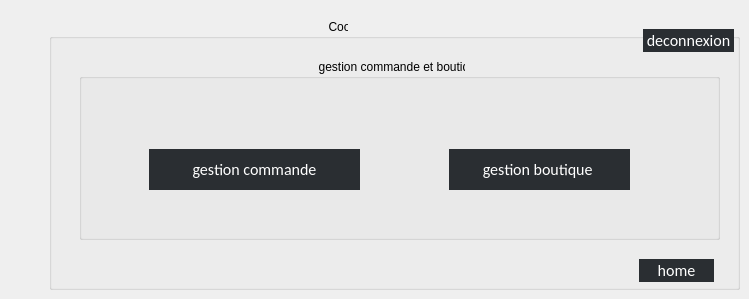
      <widget class="QWidget" name="page">
       <widget class="QGroupBox" name="groupBox">
        <property name="geometry">
         <rect>
          <x>49</x>
          <y>19</y>
          <width>691</width>
          <height>271</height>
         </rect>
        </property>
        <property name="acceptDrops">
         <bool>false</bool>
        </property>
        <property name="title">
         <string>                                                                                    Cookies</string>
        </property>
        <widget class="QPushButton" name="pushButton">
         <property name="geometry">
          <rect>
           <x>594</x>
           <y>10</y>
           <width>91</width>
           <height>23</height>
          </rect>
         </property>
         <property name="styleSheet">
          <string notr="true">QPushButton
{
	background-color: rgb(42, 46, 50);
   border-radius:0px;
	color:#ffffff;
	font-size:16px;
font-family:Calibri;

qproperty-iconSize:35px;

}
QPushButton:hover
{
	background-color:rgb(50, 53, 57);
		color:#ffff99;

}
QPushButton:focus
{
	background-color: rgb(59, 62, 66);
	border-style:solid;
	border-left-width:7px;
	border-color: #ff3333;
	color:#ffff99;
}
</string>
         </property>
         <property name="text">
          <string>deconnexion</string>
         </property>
        </widget>
        <widget class="QGroupBox" name="groupBox_2">
         <property name="geometry">
          <rect>
           <x>30</x>
           <y>40</y>
           <width>641</width>
           <height>181</height>
          </rect>
         </property>
         <property name="autoFillBackground">
          <bool>false</bool>
         </property>
         <property name="styleSheet">
          <string notr="true"/>
         </property>
         <property name="title">
          <string>                                                                        gestion commande et boutique </string>
         </property>
         <property name="flat">
          <bool>false</bool>
         </property>
         <property name="checkable">
          <bool>false</bool>
         </property>
         <property name="checked">
          <bool>false</bool>
         </property>
         <widget class="QPushButton" name="pushButton_2">
          <property name="geometry">
           <rect>
            <x>70</x>
            <y>90</y>
            <width>211</width>
            <height>41</height>
           </rect>
          </property>
          <property name="styleSheet">
           <string notr="true">QPushButton
{
	background-color: rgb(42, 46, 50);
   border-radius:0px;
	color:#ffffff;
	font-size:16px;
font-family:Calibri;

qproperty-iconSize:35px;

}
QPushButton:hover
{
	background-color:rgb(50, 53, 57);
		color:#ffff99;

}
QPushButton:focus
{
	background-color: rgb(59, 62, 66);
	border-style:solid;
	border-left-width:7px;
	border-color: #ff3333;
	color:#ffff99;
}
</string>
          </property>
          <property name="text">
           <string>gestion commande</string>
          </property>
         </widget>
         <widget class="QPushButton" name="pushButton_3">
          <property name="geometry">
           <rect>
            <x>370</x>
            <y>90</y>
            <width>181</width>
            <height>41</height>
           </rect>
          </property>
          <property name="styleSheet">
           <string notr="true">QPushButton
{
	background-color: rgb(42, 46, 50);
   border-radius:0px;
	color:#ffffff;
	font-size:16px;
font-family:Calibri;

qproperty-iconSize:35px;

}
QPushButton:hover
{
	background-color:rgb(50, 53, 57);
		color:#ffff99;

}
QPushButton:focus
{
	background-color: rgb(59, 62, 66);
	border-style:solid;
	border-left-width:7px;
	border-color: #ff3333;
	color:#ffff99;
}
</string>
          </property>
          <property name="text">
           <string>gestion boutique </string>
          </property>
         </widget>
        </widget>
        <widget class="QPushButton" name="pushButton_4">
         <property name="geometry">
          <rect>
           <x>590</x>
           <y>240</y>
           <width>75</width>
           <height>23</height>
          </rect>
         </property>
         <property name="styleSheet">
          <string notr="true">QPushButton
{
	background-color: rgb(42, 46, 50);
   border-radius:0px;
	color:#ffffff;
	font-size:16px;
font-family:Calibri;

qproperty-iconSize:35px;

}
QPushButton:hover
{
	background-color:rgb(50, 53, 57);
		color:#ffff99;

}
QPushButton:focus
{
	background-color: rgb(59, 62, 66);
	border-style:solid;
	border-left-width:7px;
	border-color: #ff3333;
	color:#ffff99;
}
</string>
         </property>
         <property name="text">
          <string>home</string>
         </property>
        </widget>
       </widget>
      </widget>
